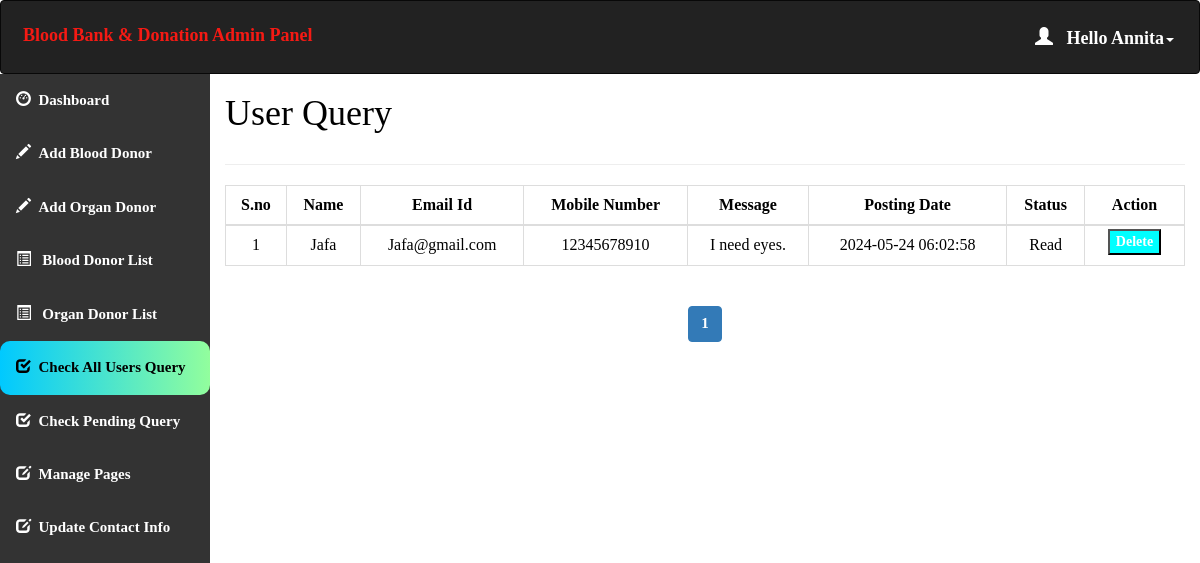
Page /admin/query.php (signed in) on the committed database.
### tables this page shows
create table contact_query(
query_id int auto_increment Not Null,
query_name varchar(100) NOT NULL,
query_mail varchar(120) NOT NULL,
query_number char(11) NOT NULL,
query_message longtext NOT NULL,
query_date timestamp NOT NULL DEFAULT CURRENT_TIMESTAMP,
query_status int(11) DEFAULT NULL,
Primary key(query_id)
);

### admin/query.php (the view, shortened to what this page needs)
<html>
<head>
  <link rel="stylesheet" href="https://maxcdn.bootstrapcdn.com/bootstrap/3.4.1/css/bootstrap.min.css">
</head>
<?php
include 'conn.php';
  if (isset($_SESSION['loggedin']) && $_SESSION['loggedin'] == true) {
  ?>
<body style="color:black">
<div id="header">
<?php include 'header.php';
?>
</div>
<div id="sidebar">
<?php $active="query"; include 'sidebar.php'; ?>
</div>
<div id="content" >
  <div class="content-wrapper">
    <div class="container-fluid">
      <div class="row">
        <div class="col-md-12 lg-12 sm-12">
          <h1 class="page-title">User Query</h1>
        </div>
      </div>
      <hr>
      <?php
        include 'conn.php';
          $limit = 10;
          if(isset($_GET['page'])){
            $page = $_GET['page'];
          }else{
            $page = 1;
          }
          $offset = ($page - 1) * $limit;
          $count=$offset+1;
        $sql= "select * from contact_query LIMIT {$offset},{$limit}";
        $result=mysqli_query($conn,$sql);
        if(mysqli_num_rows($result)>0)   {
       ?>
       <div class="table-responsive">
      <table class="table table-bordered" style="text-align:center">
          <thead style="text-align:center">
          <th style="text-align:center">S.no</th>
          <th style="text-align:center">Name</th>
          <th style="text-align:center">Email Id</th>
          <th style="text-align:center">Mobile Number</th>
          <th style="text-align:center">Message</th>
          <th style="text-align:center">Posting Date</th>
          <th style="text-align:center">Status</th>
          <th style="text-align:center">Action</th>
          </thead>
          <tbody>
            <?php
            while($row = mysqli_fetch_assoc($result)) { ?>
          <tr>
                  <td><?php echo $count++; ?></td>
                  <td><?php echo $row['query_name']; ?></td>
                  <td><?php echo $row['query_mail']; ?></td>
                  <td><?php echo $row['query_number']; ?></td>
                  <td><?php echo $row['query_message']; ?></td>
                  <td><?php echo $row['query_date']; ?></td>
                  <?php if($row['query_status']==1)
{
?><td>Read<br></td>
<?php }
else {?>
<td><a href="query.php?id=<?php echo $row['query_id'];?>" onclick="clickme()"><b id="demo">Pending</b></a><br>
</td>
<?php } ?>
<td id="he" style="width:100px">
    <button style="background-color:aqua" onclick="deleteQuery(<?php echo $row['query_id']; ?>)">Delete</button>
</td>
              </tr>
            <?php } ?>
          </tbody>
      </table>
    </div>
    <?php } ?>
    <div class="table-responsive"style="text-align:center;align:center">
        <?php
        $sql1 = "SELECT * FROM contact_query";
        $result1 = mysqli_query($conn, $sql1) or die("Query Failed.");
        if(mysqli_num_rows($result1) > 0){
          $total_records = mysqli_num_rows($result1);
          $total_page = ceil($total_records / $limit);
          echo '<ul class="pagination admin-pagination">';
          for($i = 1; $i <= $total_page; $i++){
            if($i == $page){
              $active = "active";
            }else{
              $active = "";
            }
            echo '<li class="'.$active.'"><a href="query.php?page='.$i.'">'.$i.'</a></li>';
          }
          echo '</ul>';
        }
        ?>
        </div>
      </div>
    </div>
   <?php }
    ?>
</body>
</html>

### admin/header.php (shortened to what this page needs)
<!DOCTYPE html>
<html>
<head>
  <link rel="stylesheet" href="https://maxcdn.bootstrapcdn.com/bootstrap/3.4.1/css/bootstrap.min.css">
</head>
<body>
<nav class="navbar navbar-inverse">
  <div class="container-fluid">
    <div class="navbar-header">
      <a class="navbar-brand" id="qq" href="dashboard.php" style="color:#F51A14;">Blood Bank & Donation Admin Panel</a>
    </div>
    <ul class="nav navbar-nav navbar-right">
      <li class="dropdown"><a class="dropdown-toggle" id="qw" data-toggle="dropdown" href="#" style="font-weight:bold;color:white "> <span class="glyphicon glyphicon-user"></span>&nbsp&nbsp
        <?php
        include 'conn.php';
        $username=$_SESSION['username'];
        $sql="select * from admin_info where admin_username='$username'";
        $result=mysqli_query($conn,$sql) or die("query failed.");
        $row=mysqli_fetch_assoc($result);
        echo "Hello ".$row['admin_name'];
       ?><span class="caret"></span></a>
    </li>
    </ul>
  </div>
</nav>
</body></html>

### admin/query.php (style rules this page uses)
#sidebar { position:relative;margin-top:-20px }
#content { position:relative;margin-left:210px }
#he { font-size: 14px; font-weight: 600; text-transform: uppercase; padding: 3px 7px; color: #fff; text-decoration: none; border-radius: 3px; align:center }

### admin/header.php (style rules this page uses)
.navbar { background-color: #333333 ; padding: 10px 10px; color:#FF0404 ; }
.navbar a { float: left; color: white; text-align: center; padding: 12px; text-decoration: none; font-size: 18px; line-height: 25px; }
.navbar-brand { font-size: 25px; font-weight: bold; }
.navbar a { float: none; display: block; text-align: left; }
.navbar-right { float: none; }

### admin/sidebar.php (style rules this page uses)
body { margin: 0; font-family: 'Averia Gruesa Libre';font-size: 15px; color:#F8F9F9; }

### rows in the picture
contact_query: query_name "Jafa", query_mail "Jafa@gmail.com", query_number "12345678910", query_message "I need eyes.", query_date "2024-05-24 06:02:58", query_status "Read"

### other values in the picture
$row['admin_name'] "Annita"
